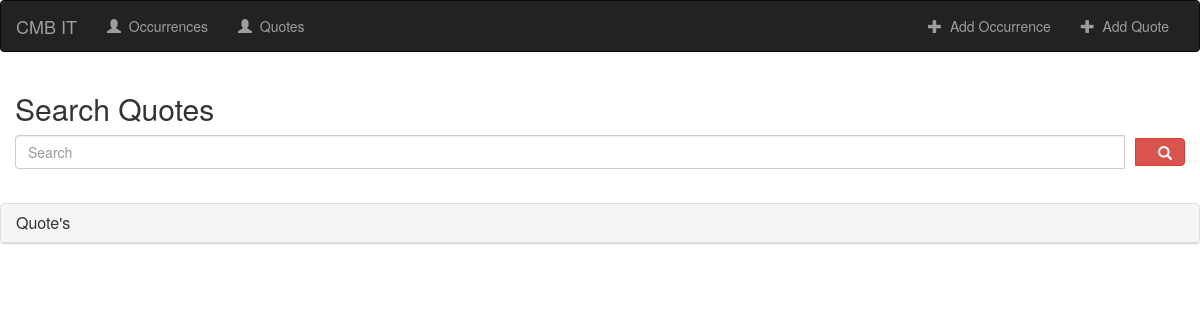
/quotes/, run on an earlier commit of the app's database.
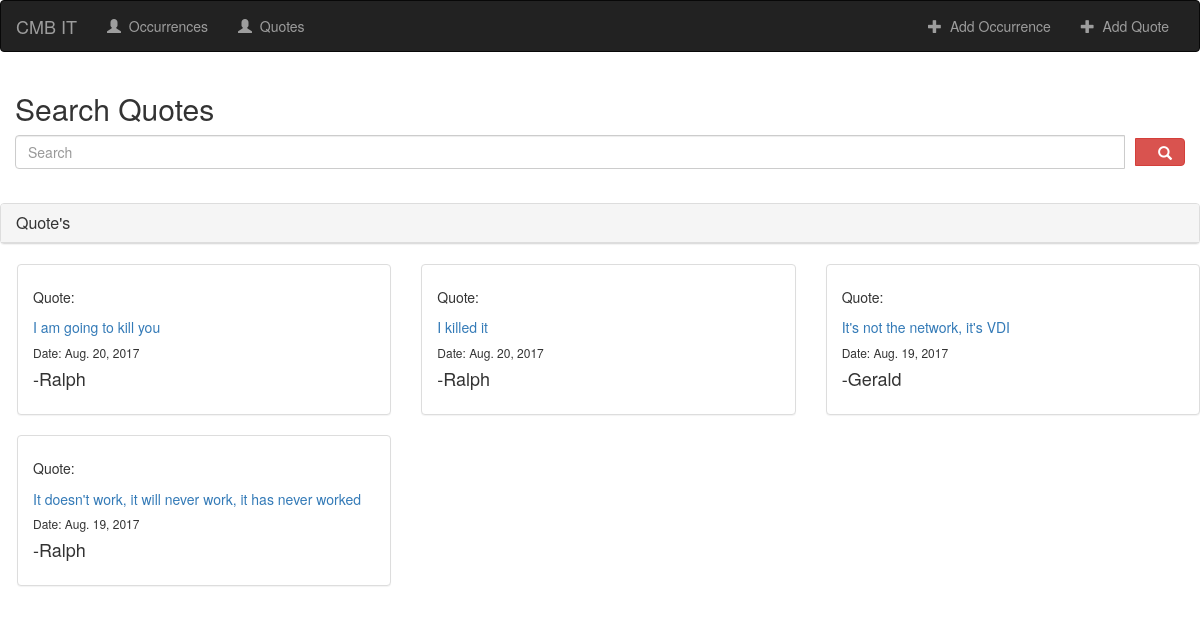
And on a later commit of the database.
### quotes/models.py (models this page shows, shortened)
class Quotes(models.Model):
    Quote = models.CharField(max_length=999)
    Person = models.CharField(max_length=999, verbose_name='Who said it ?')
    DateTime = models.DateField(default=timezone.now(), verbose_name='Date: ')

### quotes/views.py (the view)
# urls.py: url(r'^quotes/$', views.QuoteView.as_view(), name='quote-list'),
class QuoteView(generic.ListView):
    template_name = 'quotes/quotes_view.html/'
    def get_queryset(self):
        qs = Quotes.objects.all().order_by("-pk")
        query = self.request.GET.get('q', None)
        if query is not None:
            qs = qs.filter(
                Q(Quote__contains=query) |
                Q(Person__icontains=query)
            )
        return qs
    context_object_name = 'quotes'

### quotes/templates/quotes/quotes_view.html
{% extends 'wrong/base.html' %}
{% block body %}
<div class="container">
	<div class="row">
		<h2>Search Quotes</h2>
           <form id="custom-search-input ">
                            <div class="input-group col-md-12">
                                <input type="text" class="form-control" placeholder="Search" name="q" value="{{ request.GET.q }}" />
                                <span class="input-group-btn">
                                    <button class="btn btn-danger" type="button" style="margin-left: 10px">
                                        <span class=" glyphicon glyphicon-search" style="margin-left: 10px"></span>
                                    </button>
                                </span>
                            </div>
                        </form>
	</div>
</div><br>
<div class="panel panel-default">
            <div class="panel-heading">
                <h3 class="panel-title">Quote's</h3>
            </div>
</div>
<div class="row" style="margin-left: 2px">
    {% if quotes %}
        {% for quote in quotes %}
            <div class="col-md-4">
                <div class="panel panel-default">
                    <div class="panel-body">
                        <h5>Quote:<br><br> <a href="{{ quote.pk }}">{{ quote.Quote}}</a></h5>
                        <h6>Date: {{ quote.DateTime }}</h6>
                        <h4>-{{ quote.Person }}</h4>
                    </div>
                </div>
            </div>
        {% endfor %}
    {% endif %}
    </div>
{% endblock %}

What changed in the data, as far as the page shows it:
added Quotes: Quote "I am going to kill you", DateTime "Aug. 20, 2017", Person "Ralph"
added Quotes: Quote "I killed it", DateTime "Aug. 20, 2017", Person "Ralph"
added Quotes: Quote "It's not the network, it's VDI", DateTime "Aug. 19, 2017", Person "Gerald"
added Quotes: Quote "It doesn't work, it will never work, it has never worked", DateTime "Aug. 19, 2017", Person "Ralph"
